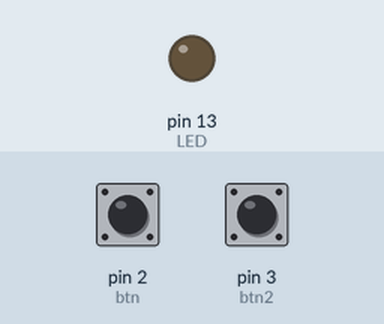
Bench run of a sketch on a simulated Arduino Uno, built with avr-gcc and run on an emulated ATmega328P. Shown: output pins drawn as LEDs (lit = HIGH). The inputs (shaded band) are chosen by the test bench; at power-on: pin 2 (btn) LOW, pin 3 (btn2) LOW.

Above: at 1.2 s.
1.3 s: pin 2 (btn) pulled HIGH for 0.15 s
At 1.37 s:
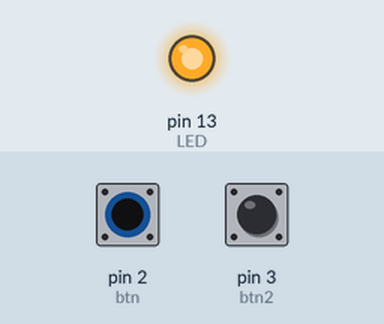
2.9 s: pin 2 (btn) pulled HIGH for 3.2 s
At 7.0 s:
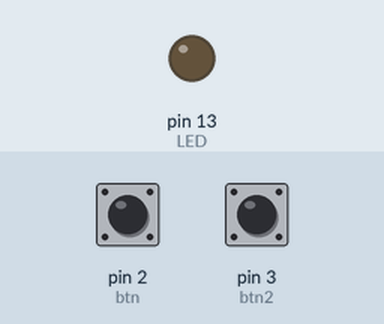
7.6 s: pin 3 (btn2) pulled HIGH for 3.2 s
At 8.2 s:
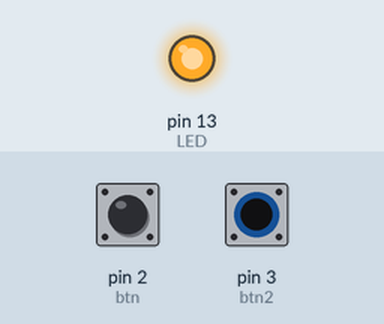
Timing chart, 0 to 12.3 s (numbered marks = the images above; inputs shaded):
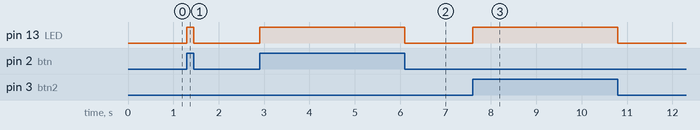

Measured:
- after the input at 1.3 s, pin 13 (LED): LOW → HIGH at once, → LOW 0.15 s later
- after the input at 2.9 s, pin 13 (LED): LOW → HIGH at once, → LOW 3.2 s later
- after the input at 7.6 s, pin 13 (LED): LOW → HIGH at once, → LOW 3.2 s later

The sketch:

Build_a_Circuit.ino
```cpp
// https://www.tinkercad.com/things/lzLGDri8JLX
const byte btn = 2;
const byte btn2 = 3;
const byte LED =  13;
byte  buttonState = 0;
byte  buttonState2 = 0;

void setup()
{
  pinMode(LED, OUTPUT);
  pinMode(btn, INPUT);
  pinMode(btn2, INPUT);
}

void loop()
{

  buttonState = digitalRead(btn);
  buttonState2 = digitalRead(btn2);

  if (buttonState || buttonState2 == HIGH)
  {
    digitalWrite(LED, HIGH);
  }
  else
  {
    digitalWrite(LED, LOW);
  }
}
```
